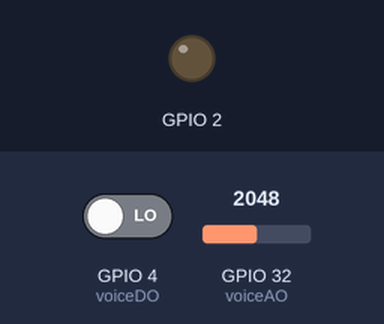
Recording of a sketch running on a simulated ESP32. On the bench: output pins drawn as LEDs (lit = HIGH). Inputs (shaded band) come from the test bench; at power-on: GPIO 4 (voiceDO) LOW, GPIO 32 (voiceAO) = 2048. What the sketch prints to the serial monitor is not drawn.

Above: at 1.2 s.
1.3 s: GPIO 4 (voiceDO) driven HIGH
At 1.7 s:
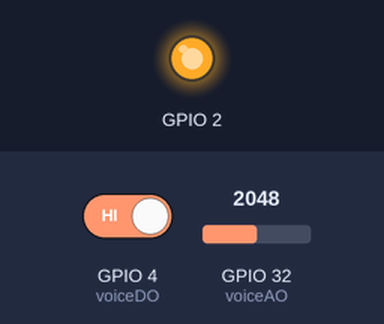
2.8 s: GPIO 4 (voiceDO) driven LOW
At 4.2 s:
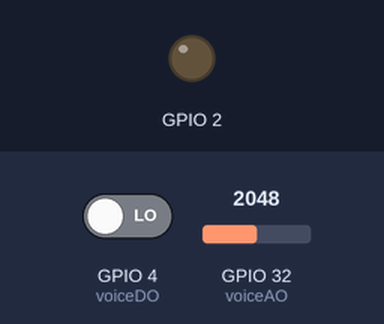
Timing chart, 0 to 5.8 s (numbered marks = the images above; inputs shaded):
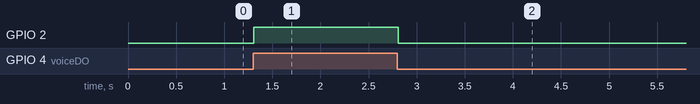

The sketch:

voice.ino
```cpp
const int voiceAO = 32;
const int voiceDO = 4;
void setup() {
  // put your setup code here, to run once:
  Serial.begin(115200);
  pinMode(voiceAO,INPUT);
  pinMode(voiceDO,INPUT);
  pinMode(2,OUTPUT);

}

void loop() {
  // put your main code here, to run repeatedly:
  int x = analogRead(voiceAO);
  Serial.println(x);
  if(digitalRead(voiceDO)==1){
    digitalWrite(2,HIGH);
  }
  else{
    digitalWrite(2,LOW);
  }
  delay(50);
}
```

Measured:
- after the input at 1.3 s, GPIO 2: LOW → HIGH at once
- after the input at 2.8 s, GPIO 2: HIGH → LOW at once
